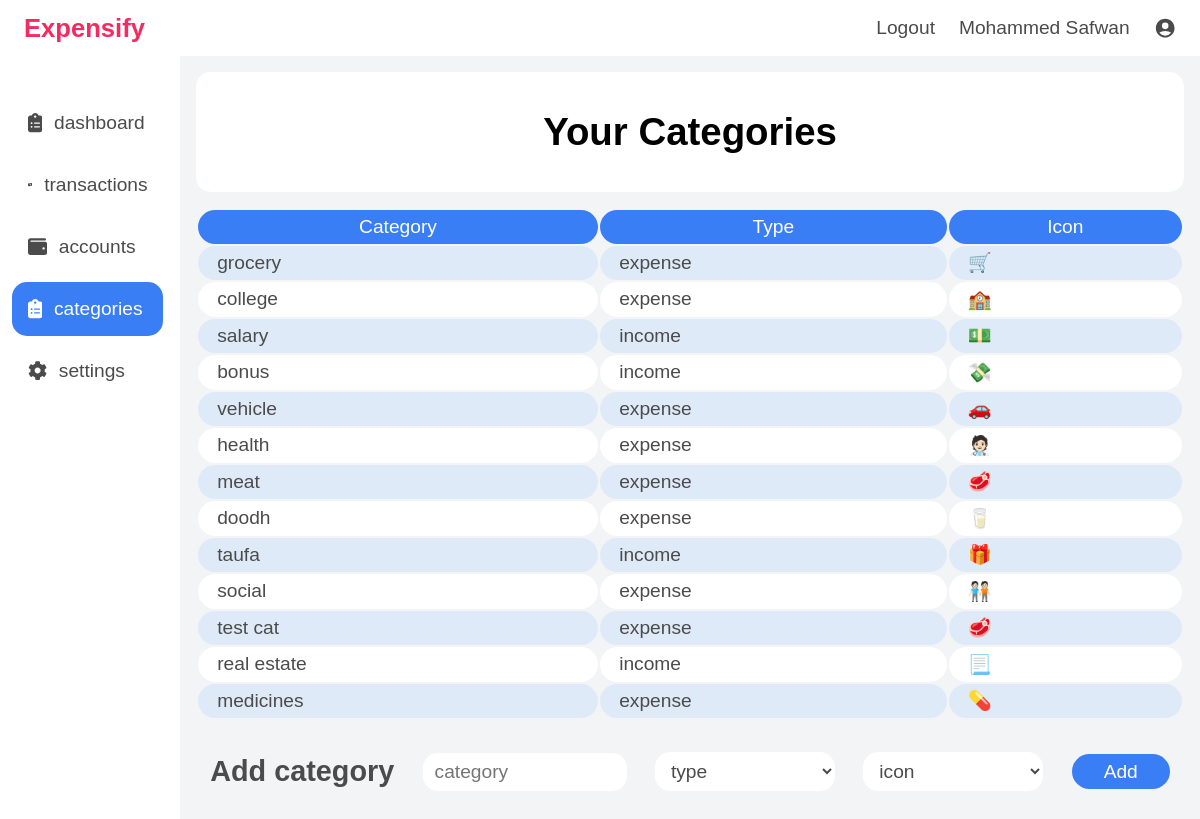
The page /categories (signed in) on the database its author committed.
### tables this page shows
CREATE TABLE users(user_id INTEGER NOT NULL PRIMARY KEY AUTOINCREMENT, username TEXT NOT NULL, password TEXT NOT NULL, email TEXT, currency TEXT DEFAULT 'INR');

CREATE TABLE categories (c_id INTEGER NOT NULL PRIMARY KEY AUTOINCREMENT, category TEXT NOT NULL, type TEXT NOT NULL, icon TEXT NOT NULL, user_id INTEGER NOT NULL);

### app.py (the view)
@app.route("/categories", methods=["GET", "POST"])
@login_required
def categories():
    if request.method == "POST":
        category = request.form.get("category")
        if category == "":
            return dashApology("enter category")
        type = request.form.get("type")
        if not type:
            return dashApology("select type")
        icon = request.form.get("icon")
        if not icon:
            return dashApology("select icon")
        user_id = session["user_id"]
        dbcon = sqlite3.connect("database.db")
        cursor = dbcon.cursor()
        cursor.execute(f"INSERT INTO categories (category, type, icon, user_id) VALUES ('{category}', '{type}', '{icon}', '{user_id}');")
        cursor.close()
        dbcon.commit()
        return redirect("/categories")
    else:
        user_id = session["user_id"]
        dbcon = sqlite3.connect("database.db")
        cursor = dbcon.cursor()
        cursor.execute(f"SELECT username FROM users WHERE user_id = {user_id};")
        username = cursor.fetchall()[0][0]
        cursor.execute(f"SELECT * FROM categories WHERE user_id = {user_id};")
        rows = cursor.fetchall()
        cursor.close()
        dbcon.close()
        return render_template("categories.html", username=username, rows=rows)

### app.py (called while the page is built)
@app.after_request
def after_request(response):
    response.headers["Cache-Control"] = "no-cache, no-store, must-revalidate"
    response.headers["Expires"] = 0
    response.headers["Pragma"] = "no-cache"
    return response

### helpers.py (called while the page is built)
def login_required(f):
    @wraps(f)
    def decorated_function(*args, **kwargs):
        if session.get("user_id") is None:
            return redirect("/login")
        return f(*args, **kwargs)
    return decorated_function

### templates/categories.html (shortened to what this page needs)
{% extends "dashLayout.html" %}
{% block nav %}
    <nav>
        <div class="nav-link">
            <a href="/dashboard">dashboard</a>
        </div>
        <div class="nav-link">
            <a href="/transactions">transactions</a>
        </div>
        <div class="nav-link">
            <a href="/accounts">accounts</a>
        </div>
        <div class="nav-link selected">
            <a href="/categories">categories</a>
        </div>
        <div class="nav-link">
            <a href="/settings">settings</a>
        </div>
    </nav>
{% endblock %}
{% block main %}
    <main style="height: 100%; width: 85%;">
        <div class="category-section">
            <div class="category-header">
                <h1>Your Categories</h1>
            </div>
            <table>
                <thead>
                    <tr>
                        <th>Category</th>
                        <th>Type</th>
                        <th>Icon</th>
                    </tr>
                </thead>
                <tbody>
                    {% for row in rows %}
                        <tr>
                            <td>{{ row[1] }}</td>
                            <td>{{ row[2] }}</td>
                            <td>{{ row[3] }}</td>
                        </tr>
                    {% endfor %}
                </tbody>
            </table>
            <form action="/categories" method="post">
                <h2>Add category</h2>
                <input autocomplete="off" name="category" placeholder="category">
                <select name="type">
                    <option disabled selected value="">type</option>
                </select>
                <select name="icon">
                    <option disabled selected value="">icon</option>
                </select>
                <button type="submit">Add</button>
            </form>
        </div>
    </main>
{% endblock %}

### templates/dashLayout.html (shortened to what this page needs)
<!DOCTYPE html>
<html lang="en">
<head>
    <link rel="stylesheet" href="../static/dashboard.css">
</head>
<body>
    <header>
        <p>Expensify</p>
        <div class="header-links">
            <a href="/logout">Logout</a>
            <a>{{ username }}</a>
        </div>
    </header>
    <section style="display: flex; height: 93vh; width: 100vw; justify-content: space-between;">
        {% block nav %}{% endblock %}
        {% block main %}{% endblock %}
    </section>
</body>
</html>

### static/dashboard.css (style rules this page uses)
body { margin: 0; padding: 0; height: fit-content; width: 100%; overflow-x: hidden; font-size: 62.5%; background-color: #F2F4F6; }
h1 { font-family: 'Onest', sans-serif; font-weight: 700; font-size: 2.4rem; text-align: center; margin: 0 0; }
h2 { font-family: 'Onest', sans-serif; font-weight: 700; font-size: 1.8rem; color: #4B4B4B; margin: 0.1rem 0 1rem 0; }
p, a, label, svg, th, td { font-family: 'Onest', sans-serif; font-weight: 500; font-size: 1.2rem; color: #4B4B4B; text-decoration: none; }
button { font-family: 'Onest', sans-serif; font-weight: 500; font-size: 1.2rem; color: #ffffff; background-color: #3A7EF6; border-radius: 20px; border: none; padding: 0.4rem 2rem; width: fit-content; }
header p { font-weight: 700; font-size: 1.6rem; color: #F42A60; }
header { display: flex; flex-direction: row; height: 7vh; padding: 0 2%; align-items: center; justify-content: space-between; background-color: white; }
.header-links { display: flex; gap: 2vw; }
nav { display: flex; flex-direction: column; height: 93vh; width: 13%; padding: 5vh 1%; align-items: left; justify-content: start; gap: 1vh; background-color: white; }
.nav-link { display: flex; align-items: center; justify-content: start; gap: 10%; width: 10vw; padding: 2vh 10%; border-radius: 15px; }
.selected { background-color: #3A7EF6; }
.selected a, .selected svg { color: white; }
.category-section { display: flex; flex-direction: column; gap: 1rem; height: 100%; width: 100% - 2rem; padding: 1rem; }
.category-header { background-color: white; border-radius: 15px; height: 15vh; display: flex; align-items: center; justify-content: center; }
table { background-color: transparent; margin-bottom: 1rem; width: 100%; }
table th, table td { vertical-align: middle; border-radius: 20px; padding: 0.3em 1.2rem; }
thead tr { background-color: #3A7EF6; }
th { color: white; }
tbody tr { background-color: white; }
tbody tr:nth-of-type(odd) { background-color: rgb(179, 208, 255, 0.3) }
.category-section form h2 { margin: 0; }
.category-section form { display: flex; align-items: center; justify-content: space-around; width: 100%; }
.category-section input, .category-section select { width: 15vw; background-color: white; border-radius: 15px; border: none; padding: 0.5rem 0.75rem; font-family: 'Onest', sans-serif; font-size: 1.2rem; color: #4B4B4B; }

### rows shown on the page
users: username "Mohammed Safwan"
categories: category "grocery", type "expense", icon "🛒"
categories: category "college", type "expense", icon "🏫"
categories: category "salary", type "income", icon "💵"
categories: category "bonus", type "income", icon "💸"
categories: category "vehicle", type "expense", icon "🚗"
categories: category "health", type "expense", icon "🧑🏻‍⚕️"
categories: category "meat", type "expense", icon "🥩"
categories: category "doodh", type "expense", icon "🥛"
categories: category "taufa", type "income", icon "🎁"
categories: category "social", type "expense", icon "🧑🏻‍🤝‍🧑🏻"
categories: category "test cat", type "expense", icon "🥩"
categories: category "real estate", type "income", icon "📃"
categories: category "medicines", type "expense", icon "💊"
